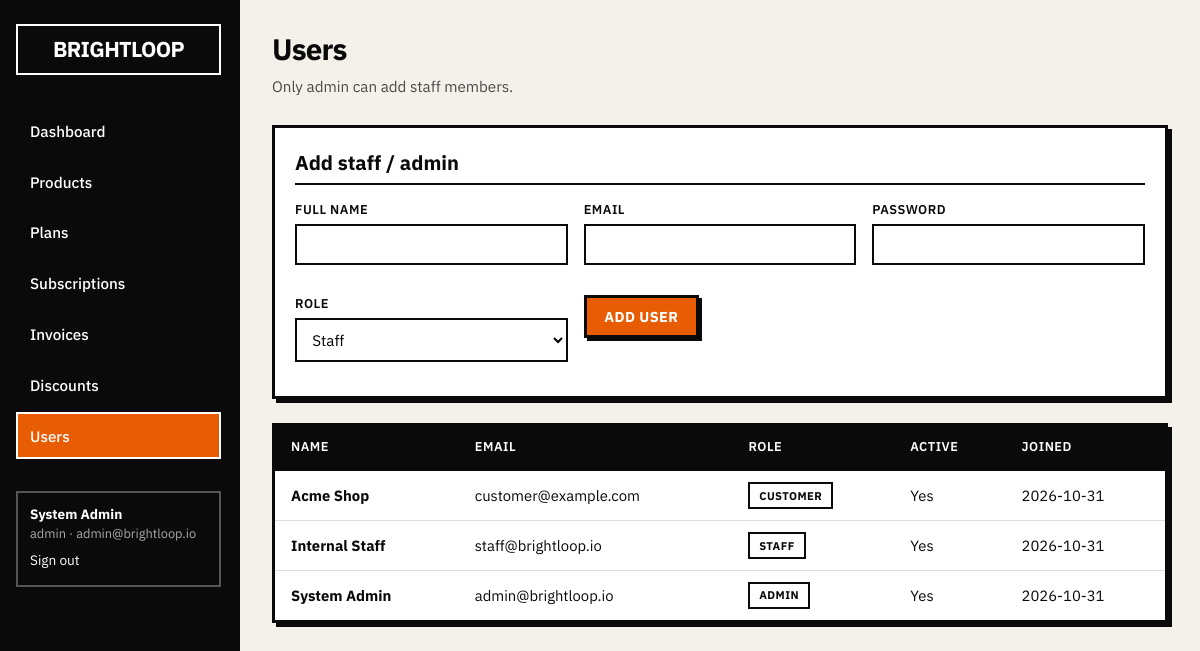
The app's page /users (signed in) with its own data.
### app/models.py (models this page shows)
class User(Base):
    __tablename__ = "users"
    id = Column(Integer, primary_key=True, index=True)
    email = Column(String(255), unique=True, nullable=False, index=True)
    hashed_password = Column(String(255), nullable=False)
    full_name = Column(String(255), nullable=False)
    role = Column(SAEnum(UserRole), default=UserRole.CUSTOMER, nullable=False)
    is_active = Column(Boolean, default=True)
    created_at = Column(DateTime, default=datetime.utcnow)
    subscriptions = relationship("Subscription", back_populates="customer")
    payments = relationship("Payment", back_populates="recorded_by")

### app/main.py (the view)
@app.get("/users", response_class=HTMLResponse)
async def users_page(
    request: Request,
    user: User = Depends(require_admin),
    db: Session = Depends(get_db),
):
    users = db.query(User).order_by(User.created_at.desc()).all()
    return templates.TemplateResponse(
        request,
        "users.html",
        {"user": user, "users": users},
    )

### app/templates/users.html (shortened to what this page needs)
{% extends "base.html" %}
{% block content %}
<div class="page-header">
  <div>
    <h1>Users</h1>
    <p>Only admin can add staff members.</p>
  </div>
</div>
<div class="panel">
  <h2>Add staff / admin</h2>
  <form method="post" action="/users" class="form-grid">
    <div class="field">
      <label>Full name</label>
      <input type="text" name="full_name" required>
    </div>
    <div class="field">
      <label>Email</label>
      <input type="email" name="email" required>
    </div>
    <div class="field">
      <label>Password</label>
      <input type="password" name="password" required minlength="9">
    </div>
    <div class="field">
      <label>Role</label>
      <select name="role">
        <option value="staff">Staff</option>
      </select>
    </div>
    <div>
      <button type="submit" class="btn btn-primary">Add user</button>
    </div>
  </form>
</div>
<div class="table-wrap">
  <table>
    <thead>
      <tr>
        <th>Name</th>
        <th>Email</th>
        <th>Role</th>
        <th>Active</th>
        <th>Joined</th>
      </tr>
    </thead>
    <tbody>
      {% for u in users %}
      <tr>
        <td><strong>{{ u.full_name }}</strong></td>
        <td>{{ u.email }}</td>
        <td><span class="badge">{{ u.role.value }}</span></td>
        <td>{{ "Yes" if u.is_active else "No" }}</td>
        <td>{{ u.created_at.strftime("%Y-%m-%d") }}</td>
      </tr>
      {% endfor %}
    </tbody>
  </table>
</div>
{% endblock %}

### app/templates/base.html (shortened to what this page needs)
<!DOCTYPE html>
<html lang="en">
<head>
  <link rel="stylesheet" href="/static/css/style.css">
</head>
<body>
  {% if user %}
  <div class="shell">
    <aside class="sidebar">
      <div class="brand">BRIGHTLOOP</div>
      <nav>
        <a href="/dashboard" class="{% if request.url.path == '/dashboard' %}active{% endif %}">Dashboard</a>
        {% if user.role.value in ['admin', 'staff'] %}
        <a href="/products" class="{% if '/products' in request.url.path %}active{% endif %}">Products</a>
        <a href="/plans" class="{% if '/plans' in request.url.path %}active{% endif %}">Plans</a>
        {% endif %}
        <a href="/subscriptions" class="{% if '/subscriptions' in request.url.path %}active{% endif %}">Subscriptions</a>
        <a href="/invoices" class="{% if '/invoices' in request.url.path %}active{% endif %}">Invoices</a>
        {% if user.role.value == 'admin' %}
        <a href="/discounts" class="{% if '/discounts' in request.url.path %}active{% endif %}">Discounts</a>
        <a href="/users" class="{% if '/users' in request.url.path %}active{% endif %}">Users</a>
        {% endif %}
      </nav>
      <div class="user-box">
        <div><strong>{{ user.full_name }}</strong></div>
        <div class="muted" style="color:#aaa;font-size:0.8rem;">{{ user.role.value }} · {{ user.email }}</div>
        <a href="/logout" style="color:#fff;margin-top:0.5rem;display:inline-block;font-size:0.85rem;">Sign out</a>
      </div>
    </aside>
    <main class="main">
      {% block content %}{% endblock %}
    </main>
  </div>
  {% else %}
    {% block auth %}{% endblock %}
  {% endif %}
</body>
</html>

### app/static/css/style.css (style rules this page uses)
:root { --bg: #f4f1ea; --surface: #ffffff; --ink: #0a0a0a; --muted: #4a4a4a; --accent: #e85d04; --accent-dark: #c44a00; --border: 3px solid #0a0a0a; --border-thin: 2px solid #0a0a0a; --radius: 0; --font: "IBM Plex Sans", "Helvetica Neue", Helvetica, Arial, sans-serif; --mono: "IBM Plex Mono", "SF Mono", Menlo, monospace; --shadow: 4px 4px 0 #0a0a0a; }
* { box-sizing: border-box; margin: 0; padding: 0; }
html { font-size: 16px; }
body { font-family: var(--font); background: var(--bg); color: var(--ink); line-height: 1.45; min-height: 100vh; }
a { color: var(--ink); text-decoration: none; border-bottom: 2px solid transparent; }
.shell { display: grid; grid-template-columns: 240px 1fr; min-height: 100vh; }
.sidebar { background: var(--ink); color: #fff; padding: 1.5rem 1rem; border-right: var(--border); position: sticky; top: 0; height: 100vh; overflow-y: auto; }
.sidebar .brand { font-size: 1.35rem; font-weight: 700; letter-spacing: -0.03em; margin-bottom: 2rem; padding: 0.5rem; border: 2px solid #fff; text-align: center; }
.sidebar nav a { display: block; color: #fff; padding: 0.65rem 0.75rem; margin-bottom: 0.25rem; border: 2px solid transparent; font-weight: 500; font-size: 0.95rem; }
.sidebar nav a:hover, .sidebar nav a.active { border-color: #fff; background: var(--accent); color: #fff; }
.sidebar .user-box { margin-top: 2rem; padding: 0.75rem; border: 2px solid #555; font-size: 0.85rem; }
.main { padding: 1.75rem 2rem; max-width: 1200px; }
h1 { font-size: 1.85rem; font-weight: 700; letter-spacing: -0.03em; margin-bottom: 0.25rem; }
h2 { font-size: 1.25rem; font-weight: 700; margin-bottom: 1rem; border-bottom: var(--border-thin); padding-bottom: 0.35rem; }
.page-header { display: flex; justify-content: space-between; align-items: flex-start; margin-bottom: 1.75rem; gap: 1rem; flex-wrap: wrap; }
.page-header p { color: var(--muted); font-size: 0.95rem; }
.panel { background: var(--surface); border: var(--border); box-shadow: var(--shadow); padding: 1.25rem; margin-bottom: 1.5rem; }
.table-wrap { overflow-x: auto; border: var(--border); background: var(--surface); box-shadow: var(--shadow); }
table { width: 100%; border-collapse: collapse; font-size: 0.925rem; }
th { text-align: left; padding: 0.75rem 1rem; background: var(--ink); color: #fff; font-weight: 600; font-size: 0.8rem; text-transform: uppercase; letter-spacing: 0.04em; border-bottom: var(--border); }
td { padding: 0.7rem 1rem; border-bottom: 1px solid #ddd; vertical-align: middle; }
tr:last-child td { border-bottom: none; }
.badge { display: inline-block; padding: 0.2rem 0.55rem; font-size: 0.7rem; font-weight: 700; text-transform: uppercase; letter-spacing: 0.04em; border: 2px solid var(--ink); }
.form-grid { display: grid; grid-template-columns: repeat(auto-fit, minmax(220px, 1fr)); gap: 1rem; }
.field { margin-bottom: 0.85rem; }
.field label { display: block; font-size: 0.8rem; font-weight: 600; text-transform: uppercase; letter-spacing: 0.04em; margin-bottom: 0.3rem; }
.field input, .field select, .field textarea { width: 100%; padding: 0.55rem 0.7rem; border: var(--border-thin); background: #fff; font-family: var(--font); font-size: 0.95rem; border-radius: 0; }
.btn { display: inline-flex; align-items: center; gap: 0.4rem; padding: 0.55rem 1.1rem; font-family: var(--font); font-size: 0.9rem; font-weight: 700; border: var(--border); background: var(--surface); color: var(--ink); cursor: pointer; box-shadow: 3px 3px 0 var(--ink); transition: transform 0.08s, box-shadow 0.08s; text-transform: uppercase; letter-spacing: 0.03em; }
.btn-primary { background: var(--accent); color: #fff; border-color: var(--ink); }
.muted { color: var(--muted); }

### records on screen
User: full_name "System Admin", role.value "admin", email "admin@brightloop.io", role.value "ADMIN", is_active "Yes", created_at "2026-10-31"
User: full_name "Acme Shop", email "customer@example.com", role.value "CUSTOMER", is_active "Yes", created_at "2026-10-31"
User: full_name "Internal Staff", email "staff@brightloop.io", role.value "STAFF", is_active "Yes", created_at "2026-10-31"
